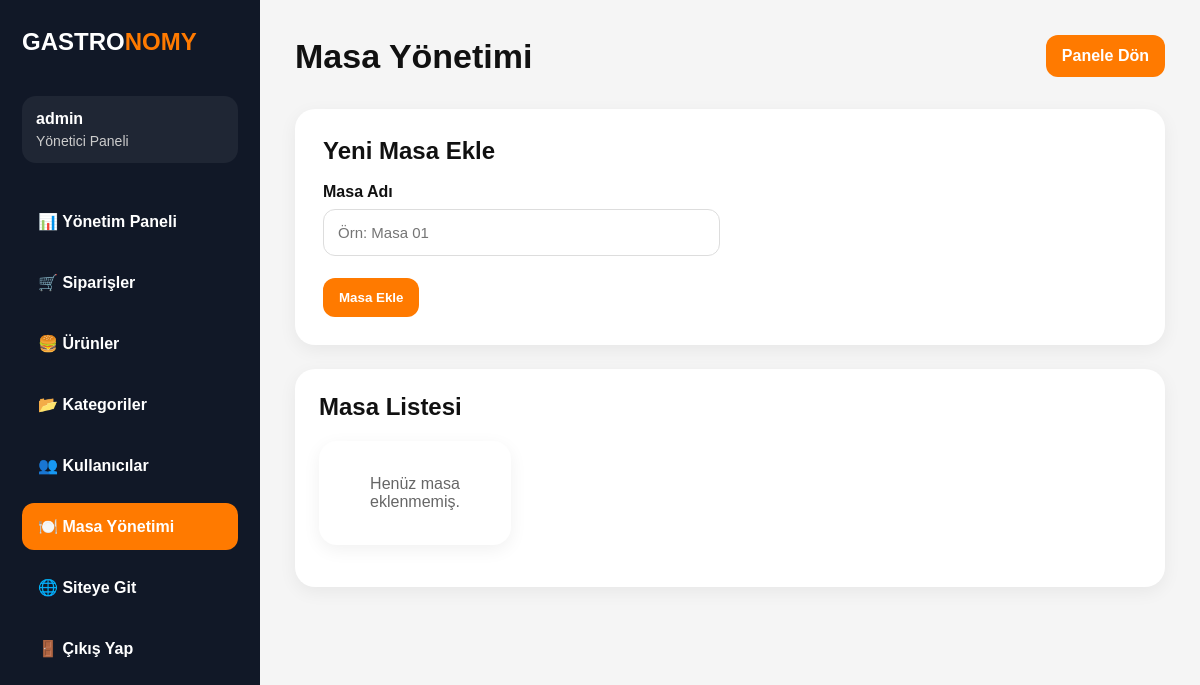
The app's page /masa-yonetimi.php (signed in), older data.
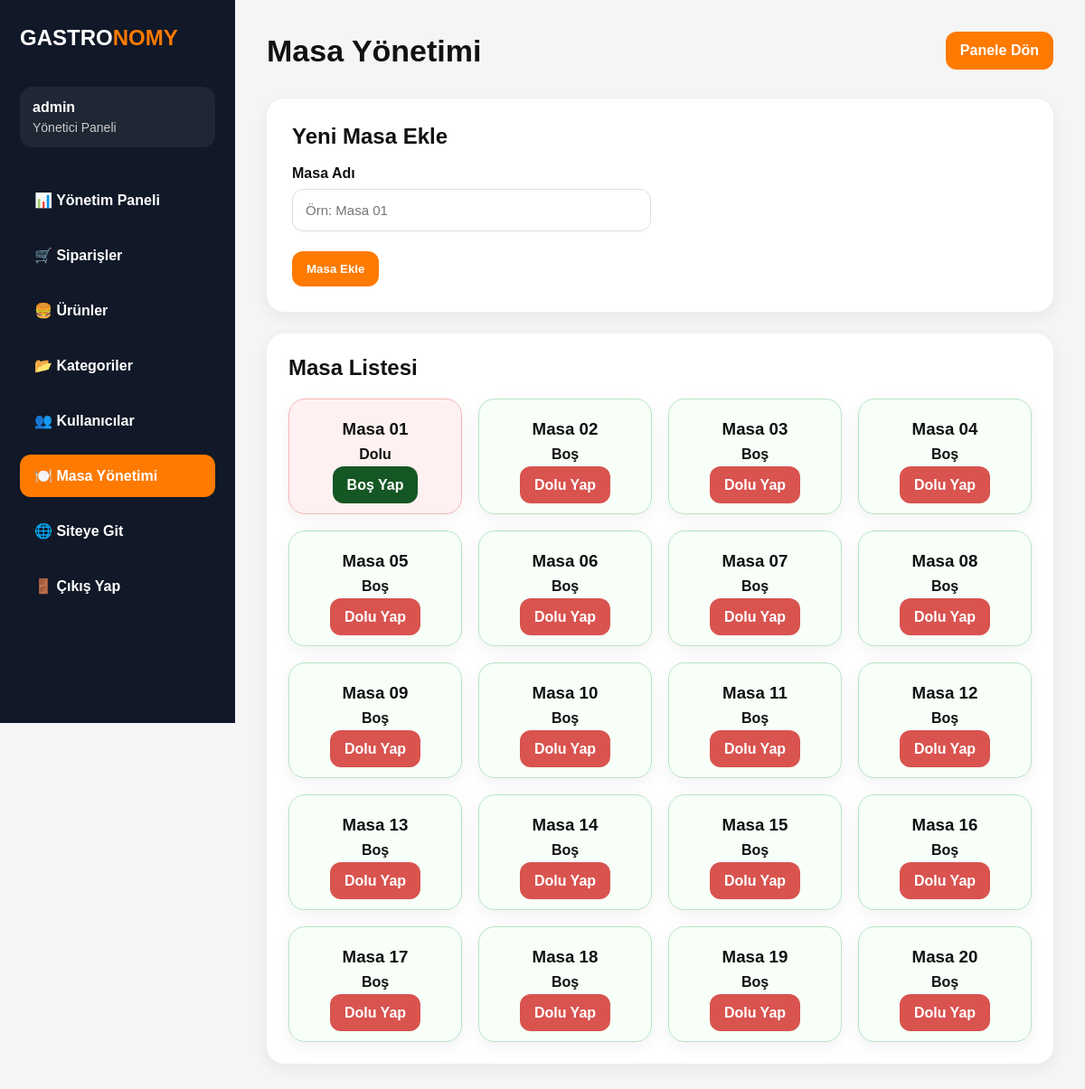
The same page, newer data.
### tables this page shows
CREATE TABLE `masalar` (
  `id` int(11) NOT NULL,
  `masa_adi` varchar(50) NOT NULL,
  `durum` enum('Boş','Dolu') DEFAULT 'Boş',
  `created_at` timestamp NOT NULL DEFAULT current_timestamp()
);

### masa-yonetimi.php (the view, shortened to what this page needs)
<?php
include "db.php";
$result = $conn->query("SELECT * FROM masalar ORDER BY id ASC");
?>
<!DOCTYPE html>
<html lang="tr">
<head>
<link rel="stylesheet" href="assets/css/admin.css">
</head>
<body>
<div class="sidebar">
    <div class="logo">GASTRO<span>NOMY</span></div>
    <div class="admin-info">
        <strong><?php echo htmlspecialchars($_SESSION["admin_username"]); ?></strong>
        <p>Yönetici Paneli</p>
    </div>
    <div class="menu">
        <a href="admin-panel.php">📊 Yönetim Paneli</a>
        <a href="siparisler-admin.php">🛒 Siparişler</a>
        <a href="urunleri-yonet.php">🍔 Ürünler</a>
        <a href="kategoriler-admin.php">📂 Kategoriler</a>
        <a href="kullanicilar-admin.php">👥 Kullanıcılar</a>
        <a class="active" href="masa-yonetimi.php">🍽️ Masa Yönetimi</a>
        <a href="urunler.php">🌐 Siteye Git</a>
        <a href="logout.php">🚪 Çıkış Yap</a>
    </div>
</div>
<div class="main">
    <div class="topbar">
        <h1>Masa Yönetimi</h1>
        <a class="back-link" href="admin-panel.php">Panele Dön</a>
    </div>
    <div class="form-card" style="margin-bottom:24px;">
        <h2 style="margin-bottom:18px;">Yeni Masa Ekle</h2>
        <form method="post">
            <div class="form-grid">
                <div class="form-group">
                    <label>Masa Adı</label>
                    <input type="text" name="masa_adi" placeholder="Örn: Masa 01">
                </div>
            </div>
            <button type="submit">Masa Ekle</button>
        </form>
    </div>
    <div class="table-box">
        <h2>Masa Listesi</h2>
        <div class="masa-grid">
            <?php if ($result && $result->num_rows > 0): ?>
                <?php while ($masa = $result->fetch_assoc()): ?>
                    <div class="masa-card <?php echo $masa["durum"] === "Dolu" ? "masa-dolu" : "masa-bos"; ?>">
                        <h3><?php echo htmlspecialchars($masa["masa_adi"]); ?></h3>
                        <p><?php echo htmlspecialchars($masa["durum"]); ?></p>
                        <a
                            class="btn <?php echo $masa["durum"] === "Dolu" ? "edit-btn" : "passive-btn"; ?>"
                            href="masa-durum.php?id=<?php echo (int)$masa["id"]; ?>"
                            onclick="return confirm('Masa durumu değiştirilsin mi?')"
                        >
                            <?php echo $masa["durum"] === "Dolu" ? "Boş Yap" : "Dolu Yap"; ?>
                        </a>
                    </div>
                <?php endwhile; ?>
            <?php else: ?>
                <div class="empty">Henüz masa eklenmemiş.</div>
            <?php endif; ?>
        </div>
    </div>
</div>
</body>
</html>

Row changes from the older to the newer data that the page shows:
added masalar: masa_adi "Masa 01", durum "Dolu", shows "Boş Yap"
added masalar: masa_adi "Masa 02", durum "Boş", shows "Dolu Yap"
added masalar: masa_adi "Masa 03", durum "Boş", shows "Dolu Yap"
added masalar: masa_adi "Masa 04", durum "Boş", shows "Dolu Yap"
added masalar: masa_adi "Masa 05", durum "Boş", shows "Dolu Yap"
added masalar: masa_adi "Masa 06", durum "Boş", shows "Dolu Yap"
added masalar: masa_adi "Masa 07", durum "Boş", shows "Dolu Yap"
added masalar: masa_adi "Masa 08", durum "Boş", shows "Dolu Yap"
added masalar: masa_adi "Masa 09", durum "Boş", shows "Dolu Yap"
added masalar: masa_adi "Masa 10", durum "Boş", shows "Dolu Yap"
added masalar: masa_adi "Masa 11", durum "Boş", shows "Dolu Yap"
added masalar: masa_adi "Masa 12", durum "Boş", shows "Dolu Yap"
added masalar: masa_adi "Masa 13", durum "Boş", shows "Dolu Yap"
added masalar: masa_adi "Masa 14", durum "Boş", shows "Dolu Yap"
added masalar: masa_adi "Masa 15", durum "Boş", shows "Dolu Yap"
added masalar: masa_adi "Masa 16", durum "Boş", shows "Dolu Yap"
added masalar: masa_adi "Masa 17", durum "Boş", shows "Dolu Yap"
added masalar: masa_adi "Masa 18", durum "Boş", shows "Dolu Yap"
added masalar: masa_adi "Masa 19", durum "Boş", shows "Dolu Yap"
added masalar: masa_adi "Masa 20", durum "Boş", shows "Dolu Yap"
Text that changed along with them:
text no longer shown: "Henüz masa eklenmemiş."
